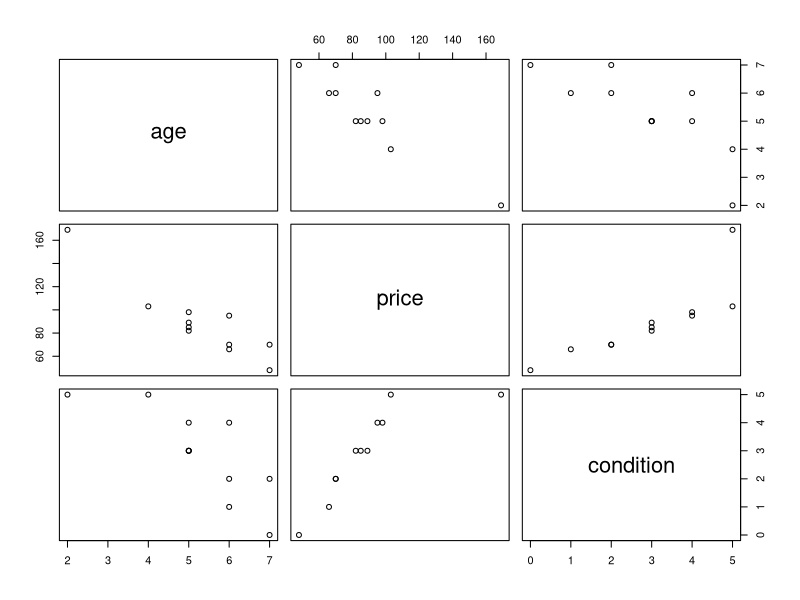

Here is the R script that generated this plot:
age <- c(5,4,6,5,5,5,6,6,2,7,7)
price<- c(85,103,70,82,89,98,66,95,169,70,48)
condition <- c(3,5,2,3,3,4,1,4,5,2,0)
cardata <- data.frame(age,price,condition)

cor(cardata)
plot(cardata)
model1 <- lm(price ~ age+condition)
model1
summary(model1)
